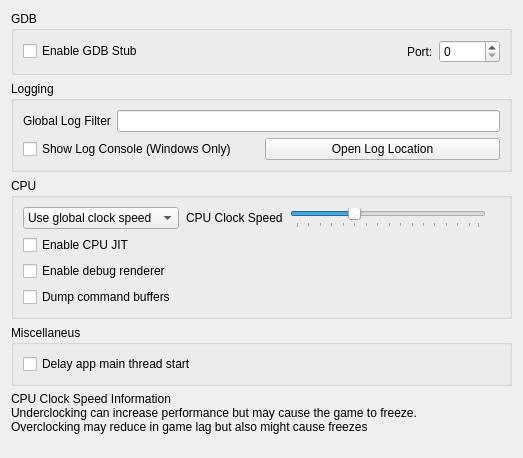
<?xml version="1.0" encoding="UTF-8"?>
<ui version="4.0">
 <class>ConfigureDebug</class>
 <widget class="QWidget" name="ConfigureDebug">
  <property name="geometry">
   <rect>
    <x>0</x>
    <y>0</y>
    <width>523</width>
    <height>458</height>
   </rect>
  </property>
  <property name="windowTitle">
   <string>Form</string>
  </property>
  <layout class="QVBoxLayout" name="verticalLayout_1">
   <item>
    <layout class="QVBoxLayout" name="verticalLayout_2">
     <item>
      <widget class="QGroupBox" name="groupBox">
       <property name="title">
        <string>GDB</string>
       </property>
       <layout class="QVBoxLayout" name="verticalLayout_3">
        <item>
         <layout class="QHBoxLayout" name="horizontalLayout_1">
          <item>
           <widget class="QCheckBox" name="toggle_gdbstub">
            <property name="text">
             <string>Enable GDB Stub</string>
            </property>
           </widget>
          </item>
          <item>
           <spacer name="horizontalSpacer">
            <property name="orientation">
             <enum>Qt::Horizontal</enum>
            </property>
            <property name="sizeHint" stdset="0">
             <size>
              <width>40</width>
              <height>20</height>
             </size>
            </property>
           </spacer>
          </item>
          <item>
           <widget class="QLabel" name="label_2">
            <property name="text">
             <string>Port:</string>
            </property>
           </widget>
          </item>
          <item>
           <widget class="QSpinBox" name="gdbport_spinbox">
            <property name="maximum">
             <number>65536</number>
            </property>
           </widget>
          </item>
         </layout>
        </item>
       </layout>
      </widget>
     </item>
    </layout>
   </item>
   <item>
    <widget class="QGroupBox" name="groupBox_2">
     <property name="title">
      <string>Logging</string>
     </property>
     <layout class="QVBoxLayout" name="verticalLayout">
      <item>
       <layout class="QHBoxLayout" name="horizontalLayout">
        <item>
         <widget class="QLabel" name="label">
          <property name="text">
           <string>Global Log Filter</string>
          </property>
         </widget>
        </item>
        <item>
         <widget class="QLineEdit" name="log_filter_edit"/>
        </item>
       </layout>
      </item>
      <item>
       <layout class="QHBoxLayout" name="horizontalLayout_2">
        <item>
         <widget class="QCheckBox" name="toggle_console">
          <property name="text">
           <string>Show Log Console (Windows Only)</string>
          </property>
         </widget>
        </item>
        <item>
         <widget class="QPushButton" name="open_log_button">
          <property name="text">
           <string>Open Log Location</string>
          </property>
         </widget>
        </item>
       </layout>
      </item>
     </layout>
    </widget>
   </item>
   <item>
    <widget class="QGroupBox" name="groupBox_4">
     <property name="title">
      <string>CPU</string>
     </property>
     <layout class="QGridLayout" name="gridLayout_2">
      <item row="1" column="0">
       <widget class="QWidget" name="clock_speed_widget" native="true">
        <layout class="QHBoxLayout" name="clock_speed_layout">
         <property name="spacing">
          <number>7</number>
         </property>
         <property name="leftMargin">
          <number>0</number>
         </property>
         <property name="topMargin">
          <number>0</number>
         </property>
         <property name="rightMargin">
          <number>0</number>
         </property>
         <property name="bottomMargin">
          <number>0</number>
         </property>
         <item>
          <widget class="QComboBox" name="clock_speed_combo">
           <item>
            <property name="text">
             <string>Use global clock speed</string>
            </property>
           </item>
           <item>
            <property name="text">
             <string>Set clock speed:</string>
            </property>
           </item>
          </widget>
         </item>
         <item>
          <widget class="QLabel" name="clock_speed_label">
           <property name="text">
            <string>CPU Clock Speed</string>
           </property>
          </widget>
         </item>
         <item>
          <widget class="QSlider" name="slider_clock_speed">
           <property name="toolTip">
            <string>&lt;html&gt;&lt;body&gt;Changes the emulated CPU clock frequency.&lt;br&gt;Underclocking can increase performance but may cause the game to freeze.&lt;br&gt;Overclocking may reduce in game lag but also might cause freezes&lt;/body&gt;&lt;/html&gt;</string>
           </property>
           <property name="minimum">
            <number>0</number>
           </property>
           <property name="maximum">
            <number>79</number>
           </property>
           <property name="singleStep">
            <number>5</number>
           </property>
           <property name="pageStep">
            <number>15</number>
           </property>
           <property name="value">
            <number>25</number>
           </property>
           <property name="orientation">
            <enum>Qt::Horizontal</enum>
           </property>
           <property name="tickPosition">
            <enum>QSlider::TicksBelow</enum>
           </property>
          </widget>
         </item>
         <item>
          <widget class="QLabel" name="clock_display_label">
           <property name="text">
            <string/>
           </property>
           <property name="alignment">
            <set>Qt::AlignRight|Qt::AlignTrailing|Qt::AlignVCenter</set>
           </property>
          </widget>
         </item>
        </layout>
       </widget>
      </item>
      <item row="2" column="0">
       <widget class="QCheckBox" name="toggle_cpu_jit">
        <property name="toolTip">
         <string>&lt;html&gt;&lt;head/&gt;&lt;body&gt;&lt;p&gt;Enables the use of the ARM JIT compiler for emulating the 3DS CPUs. Don't disable unless for debugging purposes&lt;/p&gt;&lt;/body&gt;&lt;/html&gt;</string>
        </property>
        <property name="text">
         <string>Enable CPU JIT</string>
        </property>
       </widget>
      </item>
      <item row="3" column="0">
       <widget class="QCheckBox" name="toggle_renderer_debug">
        <property name="text">
         <string>Enable debug renderer</string>
        </property>
       </widget>
      </item>
      <item row="4" column="0">
       <widget class="QCheckBox" name="toggle_dump_command_buffers">
        <property name="text">
         <string>Dump command buffers</string>
        </property>
       </widget>
      </item>
     </layout>
    </widget>
   </item>
    <item>
      <widget class="QGroupBox" name="groupBox_5">
        <property name="title">
          <string>Miscellaneus</string>
        </property>
        <layout class="QGridLayout" name="gridLayout_2">
          <item row="1" column="0">
            <widget class="QCheckBox" name="delay_main_thread_start">
              <property name="toolTip">
                <string>&lt;html&gt;&lt;head/&gt;&lt;body&gt;&lt;p&gt;Introduces a random delay to the first ever launched app thread, which helps randomness seeding from the system tick. If lle system modules are enabled, the delay will be increased. Disable for more consistent boot times.&lt;/p&gt;&lt;/body&gt;&lt;/html&gt;</string>
              </property>
              <property name="text">
                <string>Delay app main thread start</string>
              </property>
            </widget>
          </item>
        </layout>
      </widget>
    </item>
   <item>
    <widget class="QLabel" name="label_cpu_clock_info">
     <property name="text">
      <string>&lt;html&gt;&lt;head/&gt;&lt;body&gt;&lt;p&gt;CPU Clock Speed Information&lt;br/&gt;Underclocking can increase performance but may cause the game to freeze.&lt;br/&gt;Overclocking may reduce in game lag but also might cause freezes&lt;/p&gt;&lt;/body&gt;&lt;/html&gt;</string>
     </property>
     <property name="textFormat">
      <enum>Qt::RichText</enum>
     </property>
    </widget>
   </item>
   <item>
    <spacer name="verticalSpacer">
     <property name="orientation">
      <enum>Qt::Vertical</enum>
     </property>
     <property name="sizeHint" stdset="0">
      <size>
       <width>20</width>
       <height>40</height>
      </size>
     </property>
    </spacer>
   </item>
  </layout>
 </widget>
 <tabstops>
  <tabstop>toggle_gdbstub</tabstop>
  <tabstop>gdbport_spinbox</tabstop>
  <tabstop>log_filter_edit</tabstop>
  <tabstop>toggle_console</tabstop>
  <tabstop>open_log_button</tabstop>
 </tabstops>
 <resources/>
 <connections>
  <connection>
   <sender>toggle_gdbstub</sender>
   <signal>toggled(bool)</signal>
   <receiver>gdbport_spinbox</receiver>
   <slot>setEnabled(bool)</slot>
   <hints>
    <hint type="sourcelabel">
     <x>84</x>
     <y>157</y>
    </hint>
    <hint type="destinationlabel">
     <x>342</x>
     <y>158</y>
    </hint>
   </hints>
  </connection>
 </connections>
</ui>
